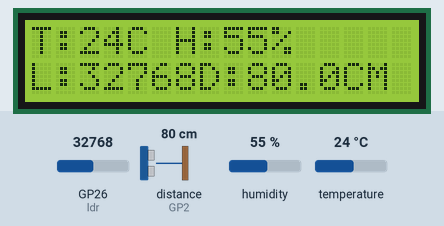
Simulated run of this program. Board: Raspberry Pi Pico running MicroPython. Parts: 16×2 character LCD. The test bench sets the inputs (shaded band); at power-on: distance to the obstacle (sensor on GP2) 80 cm, humidity 55 %, GP26 (ldr) = 32768, temperature 24 °C (analog values on the 0–65535 scale). The echo pulse lasts 58.3 µs per cm.

Above: at 1.2 s.
1.3 s: distance to the obstacle (sensor on GP2) set to 2 cm
At 2.5 s:
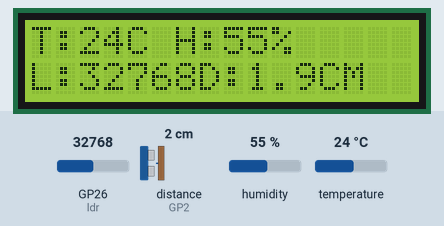
6.7 s: humidity set to 22 %
At 8.9 s:
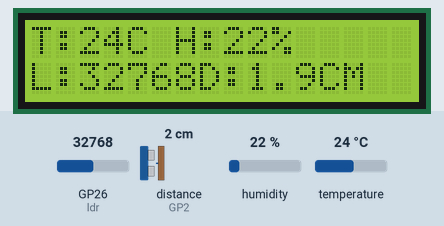
9.9 s: GP26 (ldr) set to 45874
At 11.2 s:
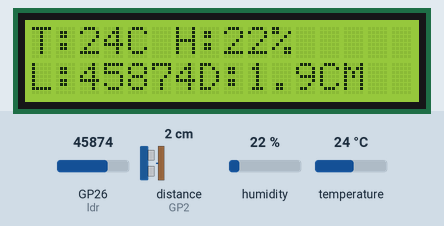
11.9 s: temperature set to 12 °C
At 13.3 s:
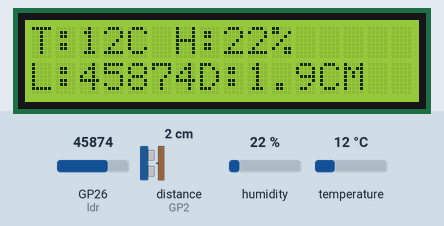
14.0 s: distance to the obstacle (sensor on GP2) set to 4 cm
At 15.4 s:
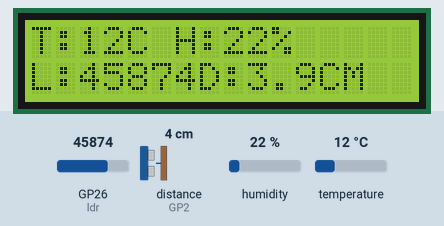
16.1 s: GP26 (ldr) set to 63568
At 17.2 s:
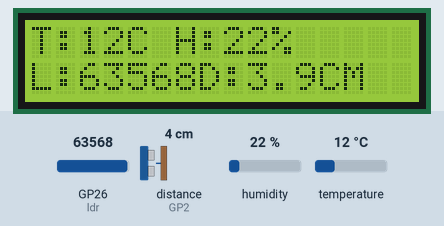
Timing chart, 0 to 19.1 s (numbered marks = the images above; inputs shaded):
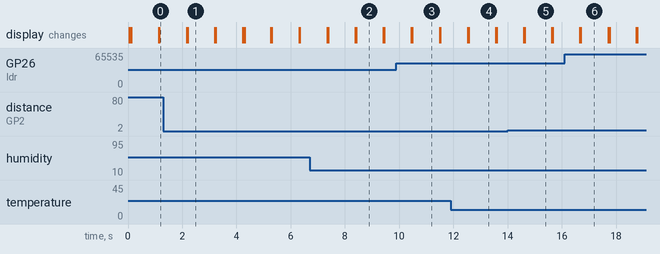

The program:

rtos_like_sensor_intergration.py
```python
import uasyncio as asyncio
from machine import Pin, ADC, I2C
from pico_i2c_lcd import I2cLcd
import dht
import time

i2c = I2C(0, sda=Pin(0), scl=Pin(1), freq=400000)
i2c_addr = i2c.scan()[0]

lcd = I2cLcd(i2c, i2c_addr, 2, 16)
lcd.backlight_on()
lcd.clear()
ldr = ADC(26)

trig = Pin(3, Pin.OUT)
echo = Pin(2, Pin.IN)

dht_sensor = dht.DHT11(Pin(15))


temperature = 0
humidity = 0
light = 0
distance = 0


def get_distance():
    trig.low()
    time.sleep_us(2)
    trig.high()
    time.sleep_us(10)
    trig.low()

    while echo.value() == 0:
        pass
    start = time.ticks_us()

    while echo.value() == 1:
        pass
    end = time.ticks_us()

    duration = time.ticks_diff(end, start)
    return (duration * 0.0343) / 2


async def temp_task():
    global temperature, humidity
    while True:
        try:
            dht_sensor.measure()
            temperature = dht_sensor.temperature()
            humidity = dht_sensor.humidity()

        except Exception as e:
            print("DHT22 Error:", e)

        await asyncio.sleep(2)

async def light_task():
    global light
    while True:
        light = ldr.read_u16()
        await asyncio.sleep(0.5)

async def distance_task():
    global distance
    while True:
        distance = get_distance()
        await asyncio.sleep(0.7)

async def display_task():
    while True:
        lcd.clear()

        lcd.move_to(0, 0)
        lcd.putstr("T:{}C H:{}%".format(temperature, humidity))

        lcd.move_to(0, 1)
        lcd.putstr("L:{}D:{:.1f}CM".format(light, distance))

        await asyncio.sleep(1)


async def main():
    asyncio.create_task(temp_task())
    asyncio.create_task(light_task())
    asyncio.create_task(distance_task())
    asyncio.create_task(display_task())

    while True:
        await asyncio.sleep(1)

asyncio.run(main())
```

Measured:
- after the input at 1.3 s, the display: first differs from a run without the input after 0.90 s (image 1)
- after the input at 6.7 s, the display: first differs from a run without the input after 1.7 s (image 2)
- after the input at 9.9 s, the display: first differs from a run without the input after 0.58 s (image 3)
- after the input at 11.9 s, the display: first differs from a run without the input after 0.66 s (image 4)
- after the input at 14.0 s, the display: first differs from a run without the input after 0.63 s (image 5)
- after the input at 16.1 s, the display: first differs from a run without the input after 0.60 s (image 6)
- what the display in image 1 shows lasts 1.0 s, from 2.2 s to 3.2 s
